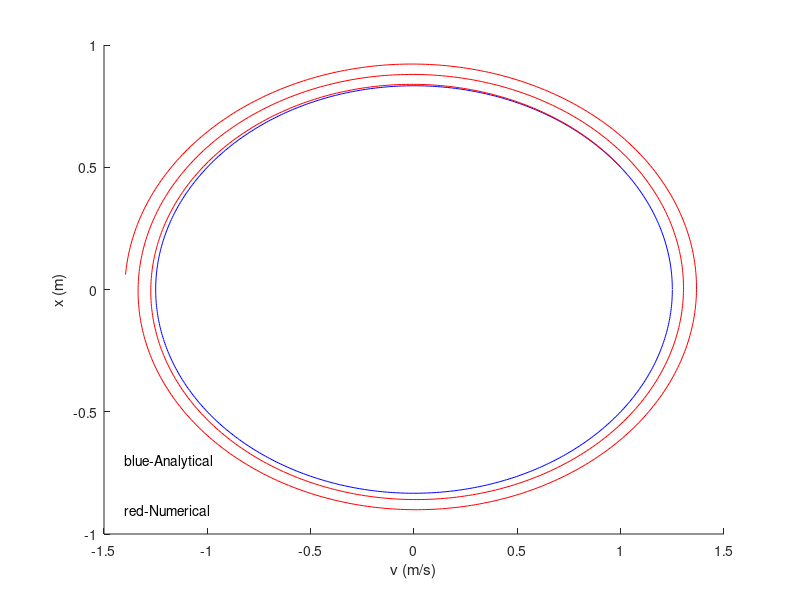

MATLAB code to generate this figure:
clear all
clc
w=0:0.01:2*pi;
x=5/4*cos(w);
y=5/6*sin(w);
hold on
plot(x,y,'b');
i=1;
v1(1)=1;
x1(1)=0.5;
t1=0:0.01:10;
while i<1001
   x1(i+1)=x1(i)+v1(i)*0.01;
   v1(i+1)=v1(i)-2.25*x1(i)*0.01;
   i=i+1;
end
plot(v1,x1,'r');
xlabel('v (m/s)');
ylabel('x (m)');
txt1 = text(-1.4,-0.9,'red-Numerical','fontsize',10);
txt2 = text(-1.4,-0.7,'blue-Analytical','fontsize',10);